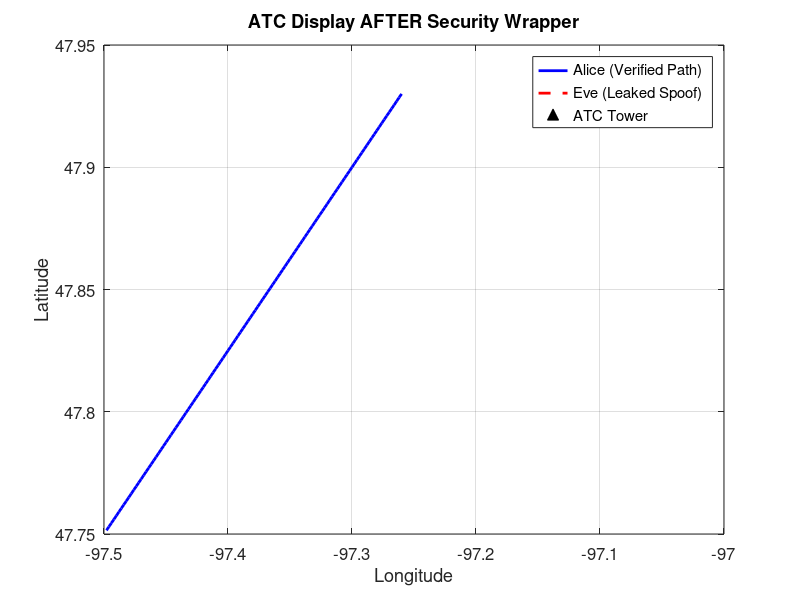

MATLAB code for this plot:
% =========================================================================
% EE 674: Communication Protocols - Course Project
% Author: Steven Iden
% Project: Securing ADS-B Against Spoofing Attacks
% 
% Phase 3: The Security Wrapper Algorithm (Updated)
% Description: This script generates a mixed, noisy RF environment containing
% both legitimate traffic (Alice) and spoofed traffic (Eve). It then passes 
% all traffic through the Security Wrapper algorithm. The wrapper compares 
% the theoretical absolute RSS (based on claimed distance) against the 
% actual physical RSS received. Packets violating physics are dropped.
% =========================================================================

clear; clc; close all;

%% 1. Generate the Mixed RF Environment (Alice + Eve)
disp('Initializing Phase 3: RF Environment Generation...');

t_total = 120; time_vector = 1:t_total;
gs_lat = 47.9253; gs_lon = -97.0329; freq_MHz = 1090; tx_power_dBm = 50;
noise_variance = 0.5; % Added realistic RF noise (dBm)

% Arrays to hold the raw traffic buffer
raw_buffer = [];

for t = time_vector
    % --- ALICE (Legitimate) ---
    a_lat = 47.7500 + (0.0015 * t); a_lon = -97.5000 + (0.0020 * t);
    a_dist = sqrt(((a_lat - gs_lat)*111)^2 + ((a_lon - gs_lon)*85)^2 + (30000*0.0003048)^2);
    a_rss = tx_power_dBm - (20*log10(a_dist) + 20*log10(freq_MHz) + 32.44) + (randn*noise_variance);
    
    % Package Alice (ID 1, True=1)
    raw_buffer = [raw_buffer; t, 1, a_lat, a_lon, a_dist, a_rss, 1]; 
    
    % --- EVE (Attacker/Ghost) ---
    e_lat = 47.9253 + (0.0000 * t); e_lon = -97.4000 + (0.0030 * t);
    e_claimed_dist = sqrt(((e_lat - gs_lat)*111)^2 + ((e_lon - gs_lon)*85)^2 + (15000*0.0003048)^2);
    e_true_dist = sqrt(((47.9000 - gs_lat)*111)^2 + ((-97.1000 - gs_lon)*85)^2); % Stationary Van
    e_rss = tx_power_dBm - (20*log10(e_true_dist) + 20*log10(freq_MHz) + 32.44) + (randn*noise_variance);
    
    % Package Eve (ID 2, True=0)
    raw_buffer = [raw_buffer; t, 2, e_lat, e_lon, e_claimed_dist, e_rss, 0];
end

% Shuffle buffer to simulate mixed packet arrival at the antenna
raw_buffer = raw_buffer(randperm(size(raw_buffer, 1)), :);
% Sort buffer chronologically by timestamp
raw_buffer = sortrows(raw_buffer, 1);

disp('Mixed traffic buffered. Sending to Security Wrapper...');

%% 2. The Security Wrapper Algorithm
rss_error_threshold = 2.0; % Threshold in dBm to tolerate natural noise

% Output arrays
accepted_packets = [];
dropped_packets = [];
tp = 0; fp = 0; tn = 0; fn = 0; % Metrics

for i = 1:size(raw_buffer,1)
    pkt_t = raw_buffer(i,1); pkt_id = raw_buffer(i,2); 
    pkt_lat = raw_buffer(i,3); pkt_lon = raw_buffer(i,4);
    pkt_dist = raw_buffer(i,5); pkt_rss = raw_buffer(i,6);
    is_real = raw_buffer(i,7);
    
    % --- THE CORE ALGORITHM (Fixed: Absolute RSS Verification) ---
    % 1. Calculate theoretical expected RSS based on claimed distance
    % Using Free Space Path Loss (FSPL) and standard Tx Power (50 dBm)
    expected_rss = tx_power_dBm - (20*log10(pkt_dist) + 20*log10(freq_MHz) + 32.44);
    
    % 2. Calculate the physics error (Deviation from path loss model)
    physics_error = abs(pkt_rss - expected_rss);
    
    % 3. Decision Gate
    if physics_error > rss_error_threshold
        % SPOOF DETECTED! Drop the packet.
        dropped_packets = [dropped_packets; raw_buffer(i,:)];
        if is_real == 0; tp = tp + 1; else; fp = fp + 1; end
    else
        % VALIDATED! Accept the packet.
        accepted_packets = [accepted_packets; raw_buffer(i,:)];
        if is_real == 1; tn = tn + 1; else; fn = fn + 1; end
    end
end

%% 3. Evaluate Performance Metrics
detection_rate = (tp / (tp + fn)) * 100;
false_positive_rate = (fp / (fp + tn)) * 100;

fprintf('\n=== SECURITY WRAPPER PERFORMANCE ===\n');
fprintf('Total Packets Processed: %d\n', size(raw_buffer,1));
fprintf('Packets Accepted: %d\n', size(accepted_packets,1));
fprintf('Packets Dropped: %d\n', size(dropped_packets,1));
fprintf('------------------------------------\n');
fprintf('Detection Rate (DR): %.2f%%\n', detection_rate);
fprintf('False Positive Rate (FPR): %.2f%%\n', false_positive_rate);
fprintf('====================================\n');

%% 4. Visualize the Filtered Airspace (ATC Screen)

figure('Name', 'Filtered ATC Airspace', 'NumberTitle', 'off');
% Plot Alice (Accepted)
alice_accepted = accepted_packets(accepted_packets(:,2) == 1, :);
if ~isempty(alice_accepted)
    plot(alice_accepted(:,4), alice_accepted(:,3), 'b-', 'LineWidth', 2); hold on;
end

% Plot Eve (If any leaked through)
eve_accepted = accepted_packets(accepted_packets(:,2) == 2, :);
if ~isempty(eve_accepted)
    plot(eve_accepted(:,4), eve_accepted(:,3), 'r--', 'LineWidth', 2); hold on;
end

% Plot Ground Station
plot(gs_lon, gs_lat, 'k^', 'MarkerSize', 10, 'MarkerFaceColor', 'k');
grid on;
title('ATC Display AFTER Security Wrapper');
xlabel('Longitude'); ylabel('Latitude');

% Conditional Legend & Text based on success
if isempty(eve_accepted)
    legend('Alice (Verified Path)', 'ATC Tower', 'Location', 'best');
    text(-97.3, 47.88, 'Ghost Aircraft Eliminated!', 'Color', 'red', 'FontSize', 12, 'FontWeight', 'bold');
else
    legend('Alice (Verified Path)', 'Eve (Leaked Spoof)', 'ATC Tower', 'Location', 'best');
end
set(gca, 'FontSize', 12);
